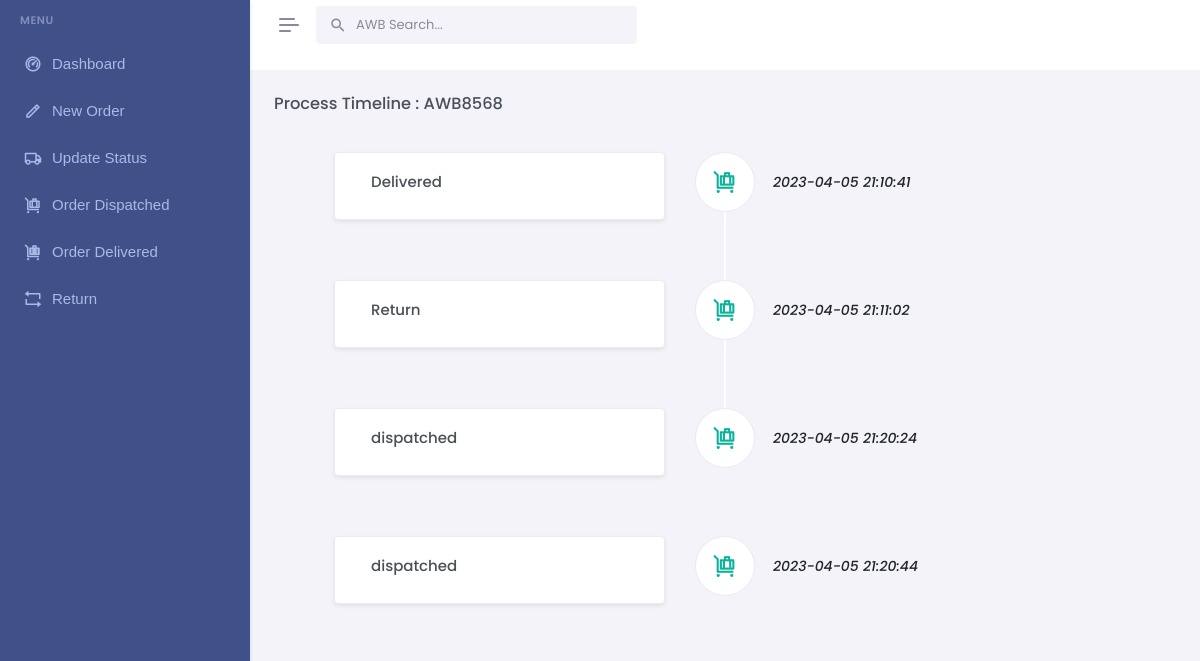
Page /timeline.php?awb=AWB8568 on the committed database.
### tables this page shows
CREATE TABLE `timeline` (
  `id` int(11) NOT NULL,
  `awb` varchar(255) DEFAULT NULL,
  `status` varchar(255) DEFAULT NULL,
  `date_time_stamp` datetime DEFAULT NULL
);

### timeline.php (the view, shortened to what this page needs)
<?php include_once('includes/db_connection.php');
$awb=$_GET['awb'];
 include_once('includes/header.php'); ?>
        <div class="app-menu navbar-menu">
            <?php include_once('includes/sidebar.php'); ?>
            <div class="sidebar-background"></div>
        </div>
        <div class="main-content">
            <div class="page-content">
                <div class="container-fluid">
                    <div class="row">
                        <div class="col">
                            <div class="h-100">
                            <div class="row">
                        <div class="col-lg-12">
                            <div>
                                <h5>Process Timeline : <?=$awb; ?></h5>
                                <div class="timeline">
                                <?php
                                $orders=mysqli_query($con,"SELECT * FROM timeline WHERE awb= '$awb' ORDER BY date_time_stamp ASC");
                                while ($rows=mysqli_fetch_array($orders)) { ?>
                                    <div class="timeline-item left">
                                    <i class="icon  ri-luggage-cart-line"></i>
                                        <div class="date"><?= $rows['date_time_stamp']; ?></div>
                                        <div class="content">
                                            <div class="d-flex">
                                                <div class="flex-grow-1 ms-3">
                                                    <h5 class="fs-15"><?= $rows['status']; ?></h5>
                                                </div>
                                            </div>
                                        </div>
                                    </div>
                                    <?php } ?>
                                </div>
                            </div>
                        </div>
                    </div>
                            </div>
                        </div>
                    </div>
                </div>
            </div>
        </div>
    </div>
</body>
</html>

### includes/header.php (shortened to what this page needs)
<!doctype html>
<html lang="en" data-layout="vertical" data-topbar="light" data-sidebar="dark" data-sidebar-size="lg" data-sidebar-image="none" data-preloader="disable">
<head>
    <link href="assets/libs/jsvectormap/css/jsvectormap.min.css" rel="stylesheet" type="text/css" />
    <link href="assets/libs/swiper/swiper-bundle.min.css" rel="stylesheet" type="text/css" />
    <link href="assets/css/bootstrap.min.css" rel="stylesheet" type="text/css" />
    <link href="assets/css/icons.min.css" rel="stylesheet" type="text/css" />
    <link href="assets/css/app.min.css" rel="stylesheet" type="text/css" />
    <link href="assets/css/custom.min.css" rel="stylesheet" type="text/css" />
</head>
<body>
    <div id="layout-wrapper">
        <header id="page-topbar">
    <div class="layout-width">
        <div class="navbar-header">
            <div class="d-flex">
                <button type="button" class="btn btn-sm px-3 fs-16 header-item vertical-menu-btn topnav-hamburger" id="topnav-hamburger-icon">
                    <span class="hamburger-icon">
                        <span></span>
                        <span></span>
                        <span></span>
                    </span>
                </button>
                <form class="app-search d-none d-md-block" action="#" method="post">
                    <div class="position-relative">
                        <input type="text" name="awb" class="form-control" placeholder="AWB Search..." autocomplete="off" id="search-options" value="">
                        <span class="mdi mdi-magnify search-widget-icon"></span>
                    </div>
                </form>
            </div>
</div>
</div>
</header>

### includes/sidebar.php (shortened to what this page needs)
<div id="scrollbar">
    <div class="container-fluid">
        <ul class="navbar-nav" id="navbar-nav">
            <li class="menu-title"><span data-key="t-menu">Menu</span></li>
            <li class="nav-item">
                <a class="nav-link menu-link" href="index.php">
                <i class="ri-dashboard-2-line"></i> <span data-key="t-widgets">Dashboard</span>
                </a>
            </li>
            <li class="nav-item">
                <a class="nav-link menu-link" href="new_shipment.php">
                <i class=" ri-pencil-line"></i> <span data-key="t-widgets">New Order</span>
                </a>
            </li>
            <li class="nav-item">
                <a class="nav-link menu-link" href="update_status.php">
                <i class=" ri-truck-line"></i> <span data-key="t-widgets">Update Status</span>
                </a>
            </li>
            <li class="nav-item">
                <a class="nav-link menu-link" href="order_dispatched.php">
                <i class=" ri-luggage-cart-line"></i> <span data-key="t-widgets">Order Dispatched</span>
                </a>
            </li>
            <li class="nav-item">
                <a class="nav-link menu-link" href="order_delivered.php">
                <i class=" ri-luggage-cart-fill"></i> <span data-key="t-widgets">Order Delivered</span>
                </a>
            </li>
            <li class="nav-item">
                <a class="nav-link menu-link" href="return.php">
                <i class=" ri-repeat-line"></i> <span data-key="t-widgets">Return</span>
                </a>
            </li>
        </ul>
    </div>
</div>

### rows in the picture
timeline: date_time_stamp "2023-04-05 21:10:41", status "Delivered"
timeline: date_time_stamp "2023-04-05 21:11:02", status "Return"
timeline: date_time_stamp "2023-04-05 21:20:24", status "dispatched"
timeline: date_time_stamp "2023-04-05 21:20:44", status "dispatched"

### other values in the picture
$awb "AWB8568"
